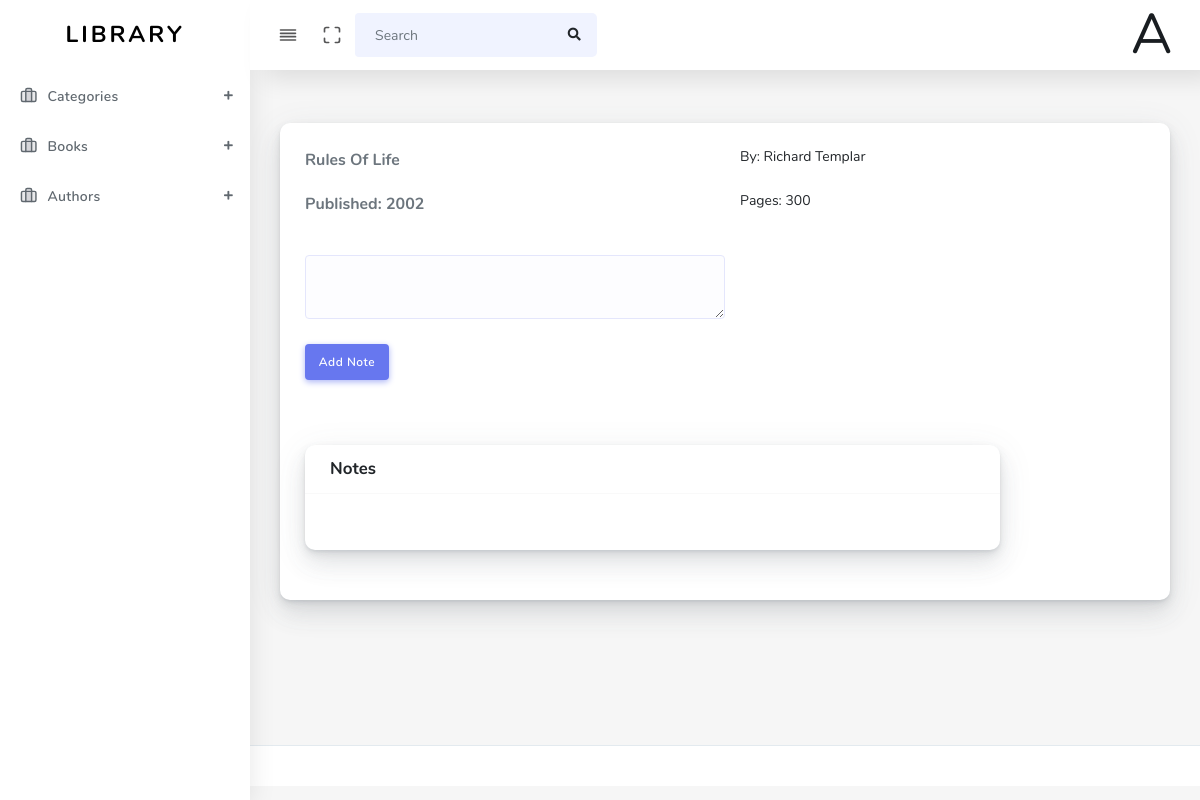
The app's page /notes.php?book=1575548263cecd5fc35814.91429887 (signed in) with its own data.
### tables this page shows
CREATE TABLE `books` (
  `id` varchar(256) NOT NULL,
  `title` varchar(256) NOT NULL,
  `year_of_publication` year(4) NOT NULL,
  `image` tinytext NOT NULL,
  `page` int(11) NOT NULL,
  `is_deleted` double NOT NULL DEFAULT 0,
  `deleted_at` timestamp NULL DEFAULT NULL,
  `created_at` timestamp NOT NULL DEFAULT current_timestamp(),
  `updated_at` timestamp NULL DEFAULT NULL,
  PRIMARY KEY (`id`)
);

CREATE TABLE `authors` (
  `id` varchar(256) NOT NULL,
  `name` varchar(16) NOT NULL,
  `surname` varchar(16) NOT NULL,
  `bio` varchar(20) NOT NULL,
  `created_at` timestamp NOT NULL DEFAULT current_timestamp(),
  `updated_at` timestamp NULL DEFAULT NULL,
  `is_deleted` tinyint(1) NOT NULL DEFAULT 0,
  `deleted_at` timestamp NULL DEFAULT NULL,
  PRIMARY KEY (`id`)
);

### utils/Notes.php (called while the page is built, shortened)
<?php
class Note {
  private $connection;
  function __construct($conn)
  {
    $this->connection = $conn;
  }
  function get_book_notes($user, $book) {
    $user = mysqli_escape_string($this->connection, $user);
    $book = mysqli_escape_string($this->connection, $book);
    $sql = "SELECT notes.content, notes.id, notes.created_at, books.title, books.page, books.id AS book_id, users.id AS user_id, users.name AS user_name, users.surname AS user_surname FROM notes INNER JOIN books ON notes.book=books.id INNER JOIN users ON notes.user=users.id WHERE notes.is_deleted='0' AND notes.user='$user' AND notes.book='$book' AND books.is_deleted='0' AND users.is_deleted='0'";
    $query = mysqli_query($this->connection, $sql);
    $result = mysqli_fetch_all($query, MYSQLI_ASSOC);
    return $result;
  }
}
?>

### utils/Book.php (called while the page is built, shortened)
<?php
class Book {
  private $connection;
  function __construct($conn){
    $this->connection = $conn;
  }
  function get_book($id) {
    $id = mysqli_real_escape_string($this->connection, $id);
    $sql = "SELECT books.title, books.id, books.page, books.image,  books.year_of_publication, books_author.id AS author_id, authors.name AS author_name, authors.surname AS author_surname, book_category.id AS category_id, categories.title AS category_title FROM books INNER JOIN books_author ON books.id=books_author.book INNER JOIN authors ON authors.id=books_author.author INNER JOIN book_category ON book_category.book=books.id INNER JOIN categories ON book_category.category=categories.id WHERE books.is_deleted='0' AND books.id='$id'";
    $query = mysqli_query($this->connection, $sql);
    $book = mysqli_fetch_assoc($query);
    return $book;
  }
}

### components/notes-view.php (the view, shortened to what this page needs)
<?php
require_once("./controllers/book.php");
require_once("./controllers/notes.php");
if (isset($_GET["book"])) {
  $book = $Book->get_book(htmlspecialchars($_GET["book"]));
}
?>
<div class="row">
  <div class="col-12">
    <div class="card">
      <div class="card-body">
        <div class="row d-flex justify-content-between align-items-center">
          <div class="col-6">
            <h6><?php echo $book["title"] ?></h6>
          </div>
          <div class="col-6">
            <p><?php echo "By: $book[author_name] $book[author_surname]" ?></p>
          </div>
          <div class="col-6">
            <h6><?php echo "Published: $book[year_of_publication]" ?></h6>
          </div>
          <div class="col-6">
            <p><?php echo "Pages: $book[page]" ?></p>
          </div>
        </div>
        <?php if (isset($_SESSION["user"])) { ?>
          <div class="my-4">
            <form method="POST">
              <div class="form-group">
                <textarea name="content" class="form-control w-50" rows="5"></textarea>
              </div>
              <div class="form-group">
                <button type="submit" class="btn btn-primary" name="add-note">Add Note</button>
              </div>
            </form>
          </div>
        <?php } ?>
      </div>
      <div class="card-footer">
        <div class="row">
          <div class="col-12 col-sm-12 col-lg-10">
            <div class="card">
              <div class="card-header">
                <h4>Notes</h4>
              </div>
              <div class="card-body">
              </div>
            </div>
          </div>
        </div>
      </div>
    </div>
  </div>
</div>

### records on screen
books: title "Rules Of Life", authors.name "Richard", authors.surname "Templar", year_of_publication "2002", page "300"
